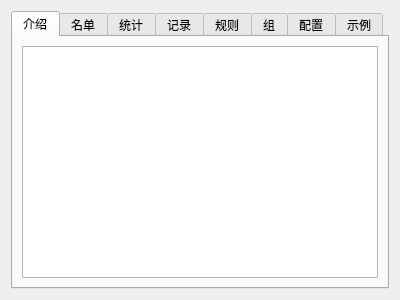
<?xml version="1.0" encoding="UTF-8"?>
<ui version="4.0">
 <class>QuantifyHelpDialog</class>
 <widget class="QDialog" name="QuantifyHelpDialog">
  <property name="geometry">
   <rect>
    <x>0</x>
    <y>0</y>
    <width>400</width>
    <height>300</height>
   </rect>
  </property>
  <property name="windowTitle">
   <string>Dialog</string>
  </property>
  <layout class="QGridLayout" name="gridLayout">
   <item row="0" column="0">
    <widget class="QTabWidget" name="tabWidget">
     <property name="currentIndex">
      <number>0</number>
     </property>
     <widget class="QWidget" name="tabIntro">
      <attribute name="title">
       <string>介绍</string>
      </attribute>
      <layout class="QGridLayout" name="gridLayout_2">
       <item row="0" column="0">
        <widget class="QTextBrowser" name="textBrowserIntro"/>
       </item>
      </layout>
     </widget>
     <widget class="QWidget" name="tabNamelist">
      <attribute name="title">
       <string>名单</string>
      </attribute>
      <layout class="QGridLayout" name="gridLayout_9">
       <item row="0" column="0">
        <widget class="QTextBrowser" name="textBrowserNamelist"/>
       </item>
      </layout>
     </widget>
     <widget class="QWidget" name="tabQuantify">
      <attribute name="title">
       <string>统计</string>
      </attribute>
      <layout class="QGridLayout" name="gridLayout_7">
       <item row="0" column="0">
        <widget class="QTextBrowser" name="textBrowserQuantify"/>
       </item>
      </layout>
     </widget>
     <widget class="QWidget" name="tabRecord">
      <attribute name="title">
       <string>记录</string>
      </attribute>
      <layout class="QGridLayout" name="gridLayout_5">
       <item row="0" column="0">
        <widget class="QTextBrowser" name="textBrowserRecord"/>
       </item>
      </layout>
     </widget>
     <widget class="QWidget" name="tabRule">
      <attribute name="title">
       <string>规则</string>
      </attribute>
      <layout class="QGridLayout" name="gridLayout_3">
       <item row="0" column="0">
        <widget class="QTabWidget" name="subTabRule">
         <property name="currentIndex">
          <number>0</number>
         </property>
         <widget class="QWidget" name="tabRuleIntro">
          <attribute name="title">
           <string>介绍</string>
          </attribute>
          <layout class="QGridLayout" name="gridLayout_10">
           <item row="0" column="0">
            <widget class="QTextBrowser" name="textBrowserRuleIntro"/>
           </item>
          </layout>
         </widget>
         <widget class="QWidget" name="tabRuleNative">
          <attribute name="title">
           <string>Native</string>
          </attribute>
          <layout class="QGridLayout" name="gridLayout_11">
           <item row="0" column="0">
            <widget class="QTextBrowser" name="textBrowserRuleNative"/>
           </item>
          </layout>
         </widget>
         <widget class="QWidget" name="tabRuleJs">
          <attribute name="title">
           <string>JavaScript</string>
          </attribute>
          <layout class="QGridLayout" name="gridLayout_12">
           <item row="0" column="0">
            <widget class="QTextBrowser" name="textBrowserRuleJs"/>
           </item>
          </layout>
         </widget>
        </widget>
       </item>
      </layout>
     </widget>
     <widget class="QWidget" name="tabGroup">
      <attribute name="title">
       <string>组</string>
      </attribute>
      <layout class="QGridLayout" name="gridLayout_6">
       <item row="0" column="0">
        <widget class="QTextBrowser" name="textBrowserGroup"/>
       </item>
      </layout>
     </widget>
     <widget class="QWidget" name="tabConfig">
      <attribute name="title">
       <string>配置</string>
      </attribute>
      <layout class="QGridLayout" name="gridLayout_4">
       <item row="1" column="0">
        <widget class="QTextBrowser" name="textBrowserConfig"/>
       </item>
      </layout>
     </widget>
     <widget class="QWidget" name="tabExample">
      <attribute name="title">
       <string>示例</string>
      </attribute>
      <layout class="QGridLayout" name="gridLayout_8">
       <item row="2" column="0">
        <spacer name="verticalSpacer">
         <property name="orientation">
          <enum>Qt::Orientation::Vertical</enum>
         </property>
         <property name="sizeHint" stdset="0">
          <size>
           <width>20</width>
           <height>40</height>
          </size>
         </property>
        </spacer>
       </item>
       <item row="0" column="1">
        <widget class="QPushButton" name="btnExample">
         <property name="sizePolicy">
          <sizepolicy hsizetype="Maximum" vsizetype="Fixed">
           <horstretch>0</horstretch>
           <verstretch>0</verstretch>
          </sizepolicy>
         </property>
         <property name="text">
          <string>新建</string>
         </property>
        </widget>
       </item>
       <item row="0" column="0">
        <widget class="QLabel" name="label">
         <property name="text">
          <string>于插件根目录新建示例</string>
         </property>
        </widget>
       </item>
       <item row="1" column="0">
        <widget class="QLabel" name="labelOpenDir">
         <property name="text">
          <string>打开插件根目录</string>
         </property>
        </widget>
       </item>
       <item row="1" column="1">
        <widget class="QPushButton" name="btnOpenDir">
         <property name="text">
          <string>打开</string>
         </property>
        </widget>
       </item>
      </layout>
     </widget>
    </widget>
   </item>
  </layout>
 </widget>
 <resources/>
 <connections/>
</ui>
